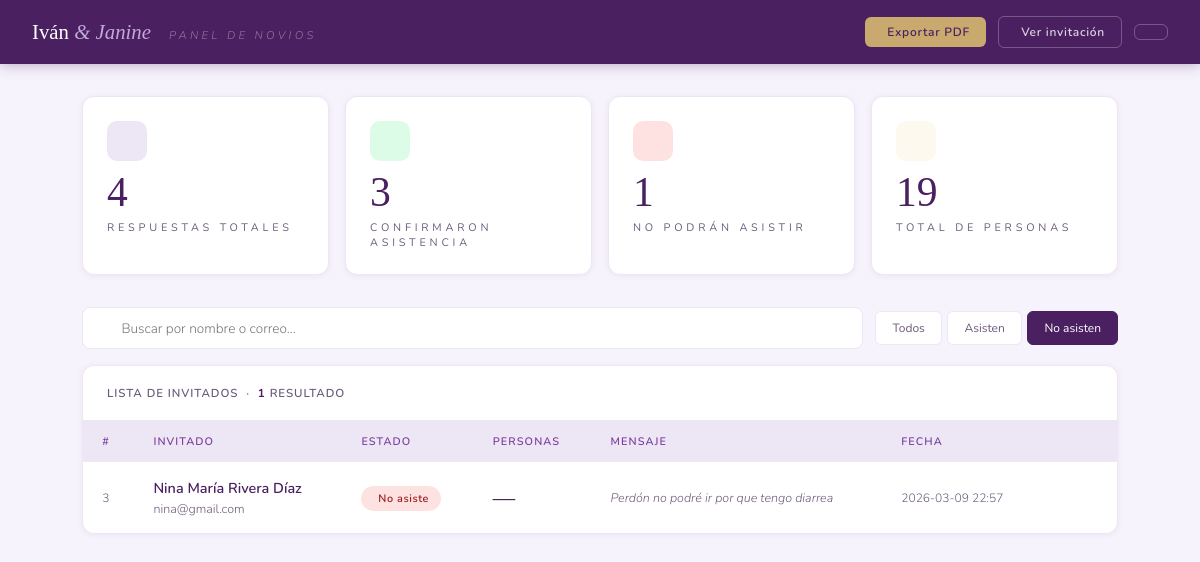
Screenshot of /novios?filter=not_attending (signed in) with the database file from the repository.
### tables this page shows
CREATE TABLE rsvp (
                id          INTEGER PRIMARY KEY AUTOINCREMENT,
                name        TEXT    NOT NULL,
                email       TEXT    NOT NULL UNIQUE,
                attending   INTEGER NOT NULL DEFAULT 1,
                guests      INTEGER NOT NULL DEFAULT 1,
                message     TEXT,
                created_at  TEXT    DEFAULT (datetime('now','localtime'))
            );

### app.py (the view)
@app.route("/novios")
@login_required
def admin_dashboard():
    db    = get_db()
    q     = request.args.get("q", "").strip()
    filt  = request.args.get("filter", "all")
    query = "SELECT * FROM rsvp"
    params = []
    conditions = []
    if q:
        conditions.append("(name LIKE ? OR email LIKE ?)")
        params += [f"%{q}%", f"%{q}%"]
    if filt == "attending":
        conditions.append("attending=1")
    elif filt == "not_attending":
        conditions.append("attending=0")
    if conditions:
        query += " WHERE " + " AND ".join(conditions)
    query += " ORDER BY created_at DESC"
    rows  = db.execute(query, params).fetchall()
    stats = get_stats(db)
    return render_template("admin.html", wedding=WEDDING,
                           guests=rows, stats=stats, q=q, filter=filt)

### app.py (called while the page is built)
def get_db():
    if "db" not in g:
        g.db = sqlite3.connect(DB_PATH, detect_types=sqlite3.PARSE_DECLTYPES)
        g.db.row_factory = sqlite3.Row
    return g.db

def login_required(f):
    @wraps(f)
    def decorated(*args, **kwargs):
        if not session.get("logged_in"):
            return redirect(url_for("admin_login"))
        return f(*args, **kwargs)
    return decorated

def get_stats(db):
    total       = db.execute("SELECT COUNT(*) FROM rsvp").fetchone()[0]
    row         = db.execute("SELECT COUNT(*), COALESCE(SUM(guests),0) FROM rsvp WHERE attending=1").fetchone()
    attending   = row[0]
    total_pax   = row[1]
    not_att     = db.execute("SELECT COUNT(*) FROM rsvp WHERE attending=0").fetchone()[0]
    return {"total": total, "attending": attending,
            "not_attending": not_att, "total_guests": total_pax}

### templates/admin.html (shortened to what this page needs)
<!DOCTYPE html>
<html lang="es">
<head>
  <link rel="stylesheet" href="https://unpkg.com/primeflex@3.3.1/primeflex.min.css"/>
  <link rel="stylesheet" href="https://unpkg.com/primeicons/primeicons.css"/>
</head>
<body>
<header class="topbar">
  <div class="topbar-brand">
    {{ wedding.bride }} <span>&amp; {{ wedding.groom }}</span>
    <span style="font-size:.7rem;letter-spacing:.3em;color:rgba(255,255,255,.4);
                 text-transform:uppercase;margin-left:.8rem;font-family:'Nunito',sans-serif;">
      Panel de novios
    </span>
  </div>
  <div class="topbar-actions">
    <a href="/novios/export" class="tb-btn tb-btn-gold">
      <span class="hide-mobile">Exportar PDF</span>
    </a>
    <a href="/" class="tb-btn tb-btn-outline" target="_blank">
      <span class="hide-mobile">Ver invitación</span>
    </a>
    <a href="/novios/logout" class="tb-btn tb-btn-outline">
    </a>
  </div>
</header>
<main class="main">
  <div class="stats-grid">
    <div class="stat-card">
      <div class="stat-icon" style="background:#EDE6F4;">
      </div>
      <div class="stat-value">{{ stats.total }}</div>
      <div class="stat-label">Respuestas totales</div>
    </div>
    <div class="stat-card">
      <div class="stat-icon" style="background:#dcfce7;">
      </div>
      <div class="stat-value">{{ stats.attending }}</div>
      <div class="stat-label">Confirmaron asistencia</div>
    </div>
    <div class="stat-card">
      <div class="stat-icon" style="background:#fee2e2;">
      </div>
      <div class="stat-value">{{ stats.not_attending }}</div>
      <div class="stat-label">No podrán asistir</div>
    </div>
    <div class="stat-card">
      <div class="stat-icon" style="background:#fef9ee;">
      </div>
      <div class="stat-value">{{ stats.total_guests }}</div>
      <div class="stat-label">Total de personas</div>
    </div>
  </div>
  <form method="GET" action="/novios" id="filter-form">
    <div class="table-toolbar">
      <div class="search-wrap">
        <input class="p-inputtext" type="text" name="q"
               value="{{ q }}" placeholder="Buscar por nombre o correo…"
               oninput="document.getElementById('filter-form').submit()"/>
      </div>
      <div class="filter-btns">
        <a href="/novios?filter=all{% if q %}&q={{ q }}{% endif %}"
           class="filter-btn {% if filter == 'all' %}active{% endif %}">
          Todos
        </a>
        <a href="/novios?filter=attending{% if q %}&q={{ q }}{% endif %}"
           class="filter-btn {% if filter == 'attending' %}active{% endif %}">
           Asisten
        </a>
        <a href="/novios?filter=not_attending{% if q %}&q={{ q }}{% endif %}"
           class="filter-btn {% if filter == 'not_attending' %}active{% endif %}">
           No asisten
        </a>
      </div>
    </div>
  </form>
  <div class="p-datatable">
    <div class="p-datatable-header">
      Lista de invitados &nbsp;·&nbsp;
      <span style="color:var(--plum); font-weight:700;">{{ guests|length }}</span>
      resultado{{ 's' if guests|length != 1 else '' }}
    </div>
    {% if guests %}
    <table>
      <thead>
        <tr>
          <th>#</th>
          <th>Invitado</th>
          <th>Estado</th>
          <th>Personas</th>
          <th class="hide-mobile">Mensaje</th>
          <th class="hide-mobile">Fecha</th>
          <th></th>
        </tr>
      </thead>
      <tbody>
        {% for g in guests %}
        <tr id="row-{{ g.id }}">
          <td style="color:var(--subtle); font-size:.75rem;">{{ g.id }}</td>
          <td>
            <div class="guest-name">{{ g.name }}</div>
            <div class="guest-email">{{ g.email }}</div>
          </td>
          <td>
            {% if g.attending %}
            <span class="p-tag p-tag-success">
              <i class="pi pi-check"></i> Asiste
            </span>
            {% else %}
            <span class="p-tag p-tag-danger">
               No asiste
            </span>
            {% endif %}
          </td>
          <td>
            <span style="font-family:'Cormorant Garamond',serif; font-size:1.4rem;
                         font-weight:300; color:var(--plum);">
              {{ g.guests if g.attending else '—' }}
            </span>
          </td>
          <td class="hide-mobile">
            <span class="guest-msg" title="{{ g.message or '' }}">
              {{ g.message or '—' }}
            </span>
          </td>
          <td class="hide-mobile" style="font-size:.75rem; color:var(--subtle);">
            {{ g.created_at[:16] if g.created_at else '—' }}
          </td>
          <td>
            <button class="delete-btn"
                    data-id="{{ g.id }}"
                    data-name="{{ g.name | e }}"
                    onclick="confirmDelete(this)"
                    title="Eliminar">
            </button>
          </td>
        </tr>
        {% endfor %}
      </tbody>
    </table>
    {% else %}
    <div class="empty-state">
      <i class="pi pi-inbox"></i>
      <p>No hay invitados que coincidan con tu búsqueda.</p>
    </div>
    {% endif %}
  </div>
</main>
</body>
</html>

### rows the page displays
rsvp: id "3", name "Nina María Rivera Díaz", email "nina@gmail.com", shows "No asiste", attending "—", message "Perdón no podré ir por que tengo diarrea", created_at "2026-03-09 22:57"

### other values shown
{{ wedding.bride }} "Iván"
{{ wedding.groom }} "Janine"
{{ stats.total }} "4"
{{ stats.attending }} "3"
{{ stats.not_attending }} "1"
{{ stats.total_guests }} "19"
{{ guests|length }} "1"
